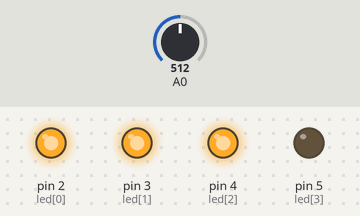
A sketch run on a simulated Arduino Uno, built with avr-gcc and run on an emulated ATmega328P. On the bench: output pins drawn as LEDs (lit = HIGH). The inputs (shaded band) are chosen by the test bench; at power-on: A0 = 512.

Above: at 1.2 s.
1.3 s: A0 set to 591
2.8 s: A0 set to 616
At 4.0 s:
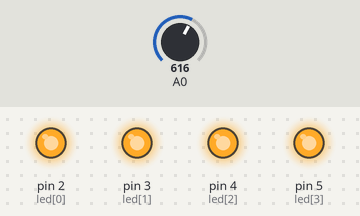
4.3 s: A0 set to 306
At 5.3 s:
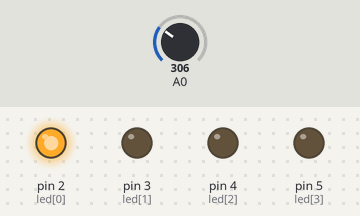
5.8 s: A0 set to 271
7.3 s: A0 set to 247
At 7.8 s:
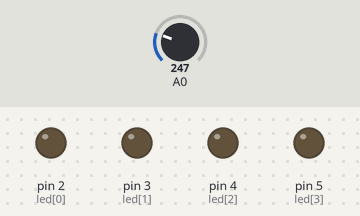
8.8 s: A0 set to 511
At 10.3 s:
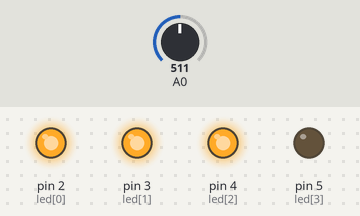
Timing chart, 0 to 11.3 s (numbered marks = the images above; inputs shaded):
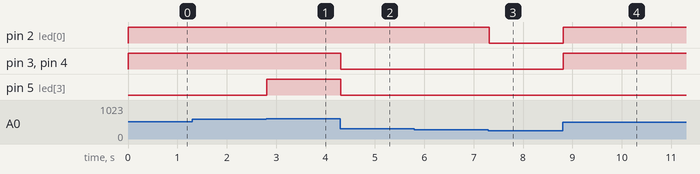

The sketch:

photocell.ino
```cpp
// led pins d2-d5
const int led[] = {2, 3, 4, 5};

void setup() {
  // leds output
  for (int i = 0; i < 4; i++) {
    pinMode(led[i], OUTPUT);
  }
}

void loop() {
  // read a0 photocell sensor
  int photocell = analogRead(A0);

  // map photocell 150-600 to number of leds, scale 0-4
  // 150 for full dark, hand on photocell, 600 for bright room
  int lightLevel = map(photocell, 150, 600, 0, 4);
  // make sure in range 0-4, anything darker just do 0, anything
  // brighter like flashlight, just do all 4
  lightLevel = constrain(lightLevel, 0, 4);

  // up to lightlevel, max4, turn on that number of leds
  for (int i = 0; i < 4; i++) {
    if (i < lightLevel) {
      digitalWrite(led[i], HIGH);
    } else {
      digitalWrite(led[i], LOW);
    }
  }

  delay(100);
}
```

Measured:
- the behaviour switches between 599 and 600 on A0 (found by bisection; images 0 and 1)
- the behaviour switches between 263 and 262 on A0 (found by bisection; images 2 and 3)
- after the input at 1.3 s, every drawn part: stays the same
- after the input at 2.8 s, pin 5 (led[3]): LOW → HIGH at once
- after the input at 4.3 s, pin 3 (led[1]), pin 4 (led[2]), pin 5 (led[3]): HIGH → LOW at once
- after the input at 5.8 s, every drawn part: stays the same
- after the input at 7.3 s, pin 2 (led[0]): HIGH → LOW at once
- after the input at 8.8 s, pin 2 (led[0]), pin 3 (led[1]), pin 4 (led[2]): LOW → HIGH at once
